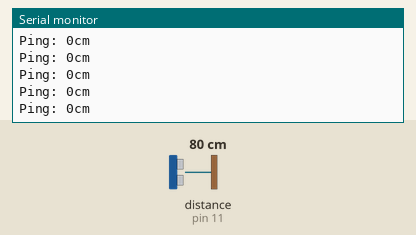
Bench run of a sketch on a simulated Arduino Uno, built with avr-gcc and run on an emulated ATmega328P. Shown: the last lines printed to the serial monitor. Inputs (shaded band) come from the test bench; at power-on: distance to the obstacle (sensor on pin 11) 80 cm. The echo pulse lasts 58.3 µs per cm.

Above: at 1.2 s.
1.3 s: distance to the obstacle (sensor on pin 11) set to 2 cm
At 1.32 s:
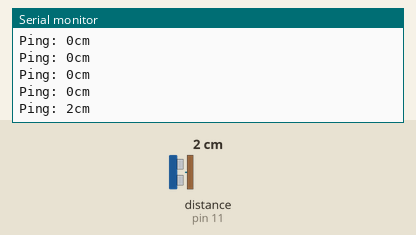
2.8 s: distance to the obstacle (sensor on pin 11) set to 4 cm
At 2.84 s:
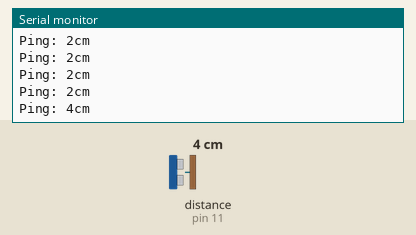
4.3 s: distance to the obstacle (sensor on pin 11) set to 18 cm
At 4.35 s:
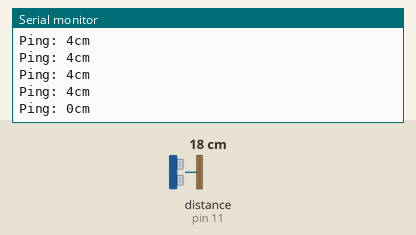
Timing chart, 0 to 7.3 s (numbered marks = the images above; inputs shaded):
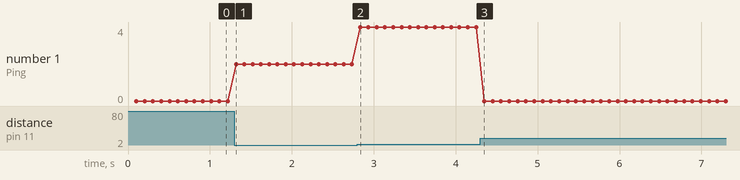

The sketch:

CarroProyecto.ino
```cpp
#include <SoftwareSerial.h>
#include <NewPing.h>

#define TRIGGER_PIN  12
#define ECHO_PIN     11
#define MAX_DISTANCE 15

NewPing sonar(TRIGGER_PIN, ECHO_PIN, MAX_DISTANCE);

void setup() {
  Serial.begin(9600);
}

void loop() {
  delay(100);
  Serial.print("Ping: ");
  Serial.print(sonar.ping_cm());
  Serial.println("cm");
}
```

Measured:
- after the input at 1.3 s, the serial monitor: prints a new line at once (image 1)
- after the input at 2.8 s, the serial monitor: prints a new line at once (image 2)
- after the input at 4.3 s, the serial monitor: prints a new line after 0.05 s (image 3)
- plotted number 1: 0 → 2 after the input at 1.3 s, 2 → 4 after the input at 2.8 s, 4 → 0 after the input at 4.3 s
